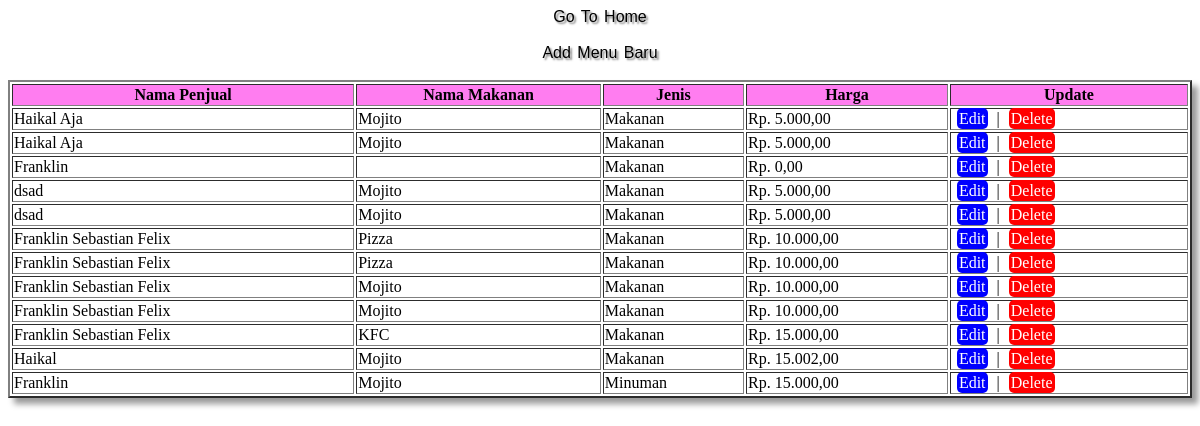
The app's page /menu.php?6 with its own data.
### tables this page shows
CREATE TABLE `tb_menu` (
  `id_menu` int(11) NOT NULL,
  `nama_menu` varchar(50) NOT NULL,
  `jenis` enum('Makanan','Minuman') NOT NULL,
  `harga` int(11) NOT NULL,
  `id_penjual` int(11) NOT NULL
);

CREATE TABLE `tb_penjual` (
  `id_penjual` int(11) NOT NULL,
  `nama` varchar(50) NOT NULL,
  `no_handphone` int(11) DEFAULT NULL,
  `alamat` text NOT NULL
);

### menu.php (the view, shortened to what this page needs)
<center>
    <?php
    include_once("config_kantin.php");
    $result = mysqli_query($mysqli, "SELECT * FROM tb_menu a join tb_penjual b on b.id_penjual = a.id_penjual ORDER BY id_menu DESC")
        ?>
    <html>
    <head>
    </head>
    <body>
        <a class="link" href="index.php">Go To Home</a><br /><br>
        <a class="link" href="add_menu.php">Add Menu Baru</a><br /><br />
        <table width="100%" border=2>
            <tr>
                <th>Nama Penjual</th>
                <th>Nama Makanan</th>
                <th>Jenis</th>
                <th>Harga</th>
                <th>Update</th>
            </tr>
            <?php
            while ($user_data = mysqli_fetch_array($result)) {
                ?>
                <tr>
                    <td>
                        <?= $user_data['nama'] ?>
                    </td>
                    <td>
                        <?= $user_data['nama_menu'] ?>
                    </td>
                    <td>
                        <?= $user_data['jenis'] ?>
                    </td>
                    <td>Rp.
                        <?= number_format($user_data['harga'], 2, ',', '.') ?>
                    </td>
                    <td><a class="edit" href="edit_menu.php?id=<?= $user_data['id_menu'] ?>">Edit</a> | <a
                           class="delete" href="delete_menu.php?id=<?= $user_data['id_menu'] ?>">Delete</a></td>
                </tr>
            <?php } ?>
        </table>
    </body>
    </html>
</center>

### menu.php (style rules this page uses)
table { box-shadow: 6px 6px 6px rgba(0, 0, 0, 0.4); }
table tr th { background-color: rgba(266, 125, 240); }
.link { text-decoration: none; color: black; text-shadow: 2px 2px 2px rgba(0, 0, 0, 0.5); font-family: Impact, Haettenschweiler, 'Arial Narrow Bold', sans-serif; word-spacing: 2px; }
a { text-decoration: none; }
.edit { text-decoration: none; background-color: blue; color: white; padding: 2px; border-radius: 5px; margin: 5px; }
.delete { text-decoration: none; background-color: red; color: white; padding: 2px; border-radius: 5px; margin: 5px; }

### records on screen
tb_menu: id_penjual.nama "Haikal Aja", nama_menu "Mojito", jenis "Makanan", harga "5.000,00"
tb_menu: id_penjual.nama "Haikal Aja", nama_menu "Mojito", jenis "Makanan", harga "5.000,00"
tb_menu: id_penjual.nama "Franklin", jenis "Makanan", harga "0,00"
tb_menu: id_penjual.nama "dsad", nama_menu "Mojito", jenis "Makanan", harga "5.000,00"
tb_menu: id_penjual.nama "dsad", nama_menu "Mojito", jenis "Makanan", harga "5.000,00"
tb_menu: id_penjual.nama "Franklin Sebastian Felix", nama_menu "Pizza", jenis "Makanan", harga "10.000,00"
tb_menu: id_penjual.nama "Franklin Sebastian Felix", nama_menu "Pizza", jenis "Makanan", harga "10.000,00"
tb_menu: id_penjual.nama "Franklin Sebastian Felix", nama_menu "Mojito", jenis "Makanan", harga "10.000,00"
tb_menu: id_penjual.nama "Franklin Sebastian Felix", nama_menu "Mojito", jenis "Makanan", harga "10.000,00"
tb_menu: id_penjual.nama "Franklin Sebastian Felix", nama_menu "KFC", jenis "Makanan", harga "15.000,00"
tb_menu: id_penjual.nama "Haikal", nama_menu "Mojito", jenis "Makanan", harga "15.002,00"
tb_menu: id_penjual.nama "Franklin", nama_menu "Mojito", jenis "Minuman", harga "15.000,00"
